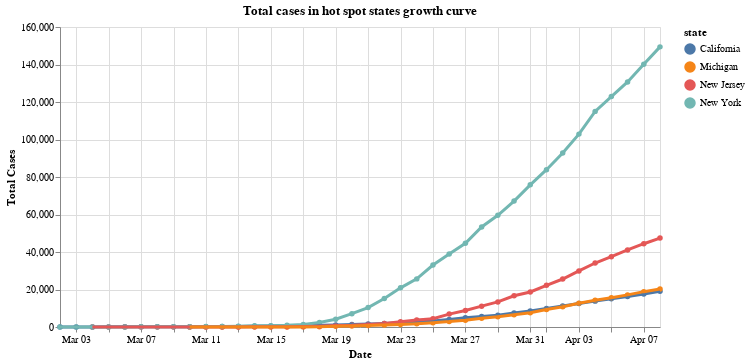

The notebook cell saved with this chart:
### Markdown cell above
## 5 - Examining case growth curves in "hot spot" states
We defined 'hot spot' states as those who make up more than 4% of the country's cases on the latest date recorded

### Code cell
us_states['date'] = pd.to_datetime(us_states['date'], format="%Y/%m/%d")

recent_cases = us_states[us_states['date']>"2020-03-1"]
hotspot_threshold=total_cases*.04

states_slow_growth = recent_cases[recent_cases['date']==latest_date]
states_slow_growth = states_slow_growth[states_slow_growth['cases']<hotspot_threshold]
states_slow_growth= states_slow_growth["state"]
recent_cases_hot_spot = recent_cases[~recent_cases.state.isin(states_slow_growth)]

scales = alt.selection_interval(bind='scales')
highlight = alt.selection(type='single', on='mouseover', fields=['state'], nearest=True)

base = alt.Chart(recent_cases_hot_spot).mark_line(point=True).encode(
    y=alt.Y('cases:Q', axis=alt.Axis(title='Total Cases')),
#     x='date:T',
    x=alt.X('date:T', axis=alt.Axis(format='%b %d', title='Date')),
#     y='cases:Q',
    color='state:N',
    tooltip=['state', 'cases', 'date']
)


points = base.mark_circle().encode(
    opacity=alt.value(1)
).add_selection(
    highlight
).properties(
    width=600,
    title='Total cases in hot spot states growth curve'
)


lines = base.mark_line().encode(
    size=alt.condition(~highlight, alt.value(1.25), alt.value(3))
)

display(points + lines)

### Figure 1 — Vega-Lite specification as saved in the notebook (floating-point values rounded to 4 significant figures; data arrays with more than 128 entries replaced by an {"elided": "..."} marker saying what was removed)
{"config": {"view": {"continuousWidth": 400, "continuousHeight": 300}}, "layer": [{"mark": "circle", "encoding": {"color": {"type": "nominal", "field": "state"}, "opacity": {"value": 1}, "tooltip": [{"type": "nominal", "field": "state"}, {"type": "quantitative", "field": "cases"}, {"type": "temporal", "field": "date"}], "x": {"type": "temporal", "axis": {"format": "%b %d", "title": "Date"}, "field": "date"}, "y": {"type": "quantitative", "axis": {"title": "Total Cases"}, "field": "cases"}}, "selection": {"selector002": {"type": "single", "on": "mouseover", "fields": ["state"], "nearest": true}}, "title": "Total cases in hot spot states growth curve", "width": 600}, {"mark": "line", "encoding": {"color": {"type": "nominal", "field": "state"}, "size": {"condition": {"value": 1.25, "selection": {"not": "selector002"}}, "value": 3}, "tooltip": [{"type": "nominal", "field": "state"}, {"type": "quantitative", "field": "cases"}, {"type": "temporal", "field": "date"}], "x": {"type": "temporal", "axis": {"format": "%b %d", "title": "Date"}, "field": "date"}, "y": {"type": "quantitative", "axis": {"title": "Total Cases"}, "field": "cases"}}}], "data": {"name": "data-44db9d600f9b78b00fe2dced3219ffc8"}, "$schema": "https://vega.github.io/schema/vega-lite/v4.0.2.json", "datasets": {"data-44db9d600f9b78b00fe2dced3219ffc8": {"elided": "142 records"}}}
